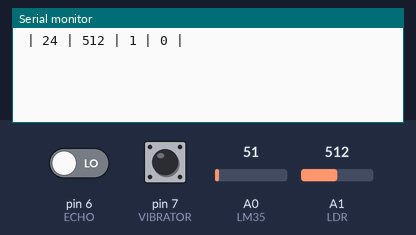
This sketch was run on a simulated Arduino Uno, built with avr-gcc and run on an emulated ATmega328P. Parts: the last lines printed to the serial monitor. The test bench sets the inputs (shaded band); at power-on: A0 (LM35) = 51, A1 (LDR) = 512, pin 7 (VIBRATOR) HIGH, pin 6 (ECHO) LOW.

Above: at 1.2 s.
1.3 s: A0 (LM35) set to 61
At 2.7 s:
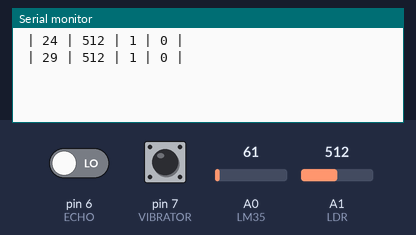
2.8 s: A1 (LDR) set to 716
At 4.2 s:
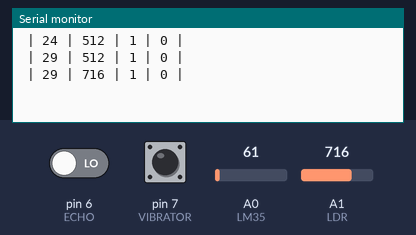
4.3 s: pin 7 (VIBRATOR) pulled LOW for 1 s
At 6.5 s:
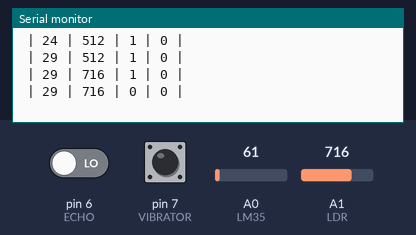
6.8 s: A0 (LM35) set to 71
At 8.0 s:
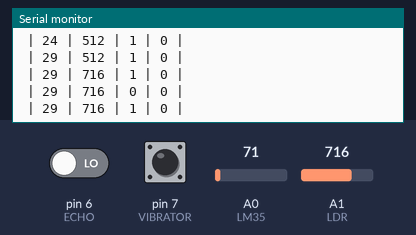
8.3 s: A1 (LDR) set to 900
At 9.1 s:
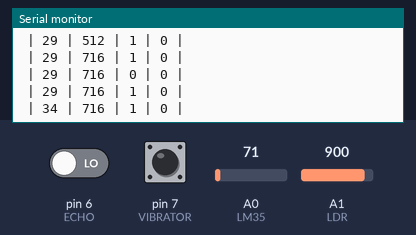
9.8 s: pin 7 (VIBRATOR) pulled LOW for 1 s
At 12.7 s:
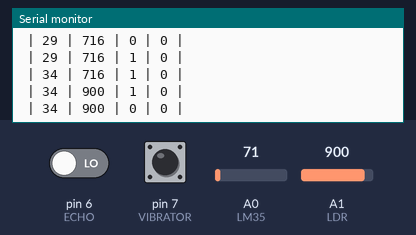
Timing chart, 0 to 13.3 s (numbered marks = the images above; inputs shaded):
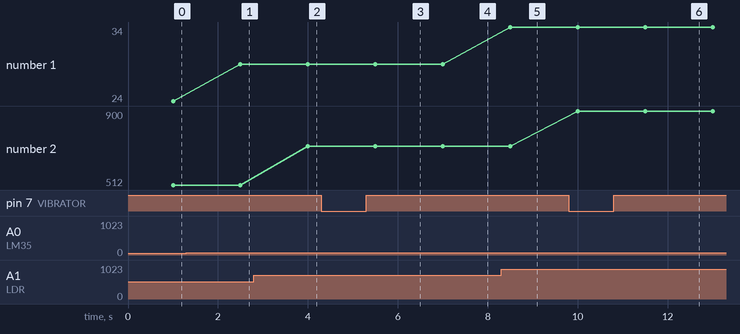

Measured:
- after the input at 1.3 s, the serial monitor: prints a new line after 1.2 s (image 1)
- after the input at 2.8 s, the serial monitor: prints a new line after 1.2 s (image 2)
- after the input at 4.3 s, the serial monitor: prints a new line after 1.2 s (image 3)
- after the input at 9.8 s, the serial monitor: prints a new line after 1.7 s (image 6)
- plotted number 1: 24 → 29 after the input at 1.3 s
- plotted number 2: 512 → 716 after the input at 2.8 s

The sketch:

sensors.ino
```cpp
const int LM35 = A0;
const int LDR  = A1;

const int VIBRATOR = 7;

const int ECHO = 6;
const int TRIGGER = 5;


void setup() {
  Serial.begin(9600);
  pinMode(VIBRATOR, INPUT_PULLUP);
  pinMode(TRIGGER, OUTPUT);
  pinMode(ECHO, INPUT);
}

void loop() {
  int temperature = takeTheTemperature();
  int light = takeTheLight();
  int movement = takeTheMovement();
  int distance = takeTheDistance();
  Serial.println(" | " + (String)temperature + " | " + (String)light + " | " + (String)movement + " | " + (String)distance + " | ");
  delay(500);
}

int takeTheTemperature(){
  int temperatureInSensor = analogRead(LM35);
  int temperature = 5.0 * temperatureInSensor * 100.0 / 1024.0;
  return temperature;
}

int takeTheLight(){
  int lightInSensor = analogRead(LDR);
  return lightInSensor;
}

int takeTheMovement(){
  int sensorValue = digitalRead(VIBRATOR);
  return sensorValue;
}

int takeTheDistance(){
  digitalWrite(TRIGGER, LOW);
  delayMicroseconds(5);
  digitalWrite(TRIGGER, HIGH);
  delayMicroseconds(10);
  int timeValue = pulseIn(ECHO, HIGH);
  int distance = int(0.017 * timeValue);
  return distance;
}
```
